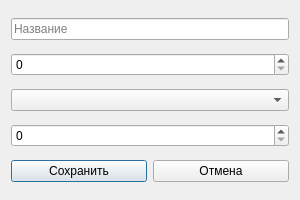
<?xml version="1.0" encoding="UTF-8"?>
<ui version="4.0">
 <class>Dialog</class>
 <widget class="QDialog" name="Dialog">
  <property name="geometry"><rect><x>0</x><y>0</y><width>300</width><height>200</height></rect></property>
  <layout class="QVBoxLayout" name="verticalLayout">
   <item><widget class="QLineEdit" name="title_edit"><property name="placeholderText"><string>Название</string></property></widget></item>
   <item><widget class="QSpinBox" name="year_spin"><property name="maximum"><number>2100</number></property></widget></item>
   <item><widget class="QComboBox" name="genre_cb"/></item>
   <item><widget class="QSpinBox" name="duration_spin"><property name="maximum"><number>10000</number></property></widget></item>
   <item>
    <layout class="QHBoxLayout" name="horizontalLayout">
     <item><widget class="QPushButton" name="save_btn"><property name="text"><string>Сохранить</string></property></widget></item>
     <item><widget class="QPushButton" name="cancel_btn"><property name="text"><string>Отмена</string></property></widget></item>
    </layout>
   </item>
  </layout>
 </widget>
</ui>
